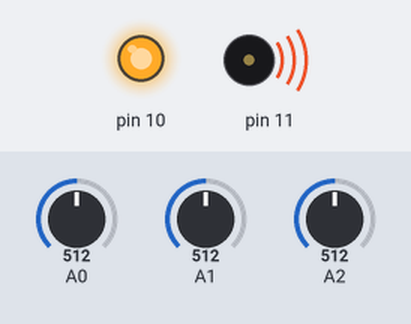
Bench run of a sketch on a simulated Arduino Uno, built with avr-gcc and run on an emulated ATmega328P. Parts: output pins drawn as LEDs (lit = HIGH), buzzer (waves = sounding). Inputs (shaded band) come from the test bench; at power-on: A1 = 512, A2 = 512, A0 = 512.

Above: at 1.2 s.
1.3 s: A1 set to 716
At 2.5 s:
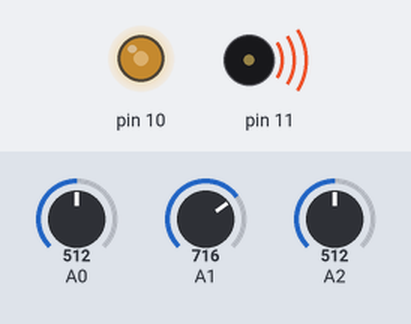
2.8 s: A2 set to 0
At 3.4 s:
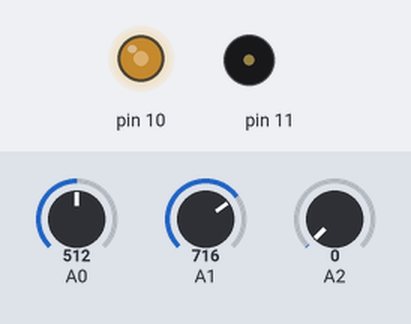
4.3 s: A0 set to 704
5.8 s: A0 set to 730
At 6.8 s:
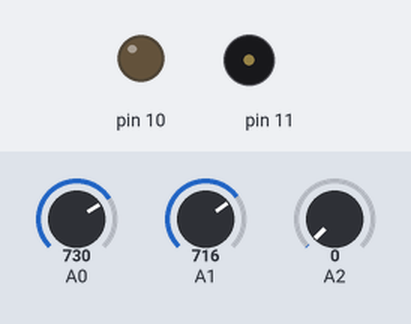
7.3 s: A1 set to 747
At 8.4 s:
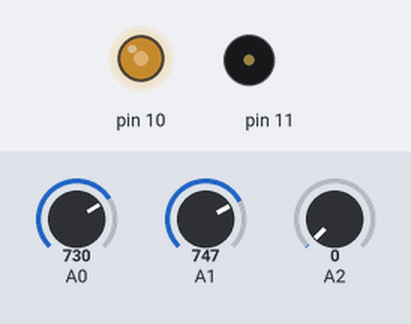
8.8 s: A0 set to 900
At 10.2 s:
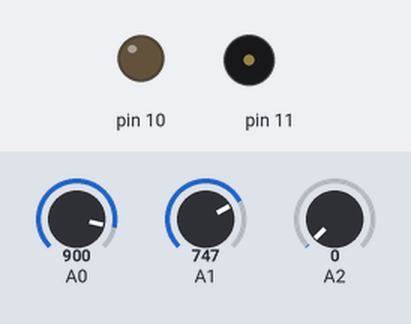
Timing chart, 0 to 11.3 s (numbered marks = the images above; inputs shaded):
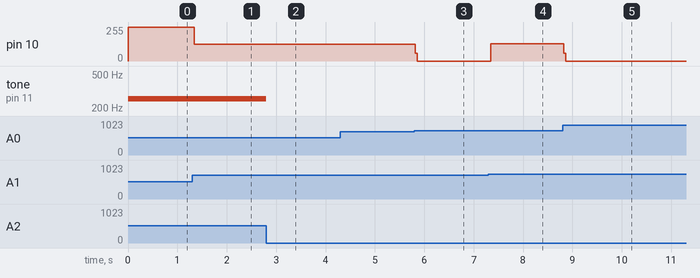

Measured:
- the behaviour switches between 715 and 716 on A0 (found by bisection; images 2 and 3)
- the behaviour switches between 730 and 731 on A1 (found by bisection; images 3 and 4)
- after the input at 1.3 s, pin 10: 255/255 → 127/255 at once
- after the input at 2.8 s, tone on pin 11: 256 Hz → silent at once
- after the input at 4.3 s, every drawn part: stays the same
- after the input at 5.8 s, pin 10: 127/255 → 0/255 at once
- after the input at 7.3 s, pin 10: 0/255 → 128/255 at once
- after the input at 8.8 s, pin 10: 128/255 → 0/255 at once

The sketch:

Digital_CrackleBox.ino
```cpp
int a = 0;
int b = 0;
int c = 0;

bool x = true;
bool y = true;

void setup() {

  pinMode(10, OUTPUT);
  pinMode(11, OUTPUT);

  //Serial.begin(9600);
}

void loop() {

  a = analogRead(0);
  b = analogRead(1);
  c = analogRead(2);

  if (a < b) {
    x = !x;
  }
  if (b < c) {
    y = !y;
  }

  digitalWrite(10, x);
  //digitalWrite(11, y);

  if (y) {
    tone(11, c/2);
  } else  {
    tone(11, c);
  }
}
```
